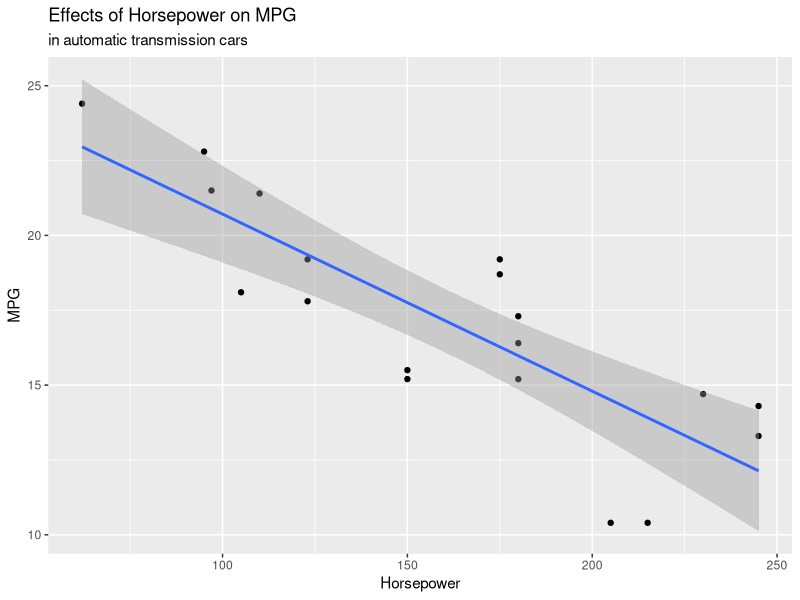
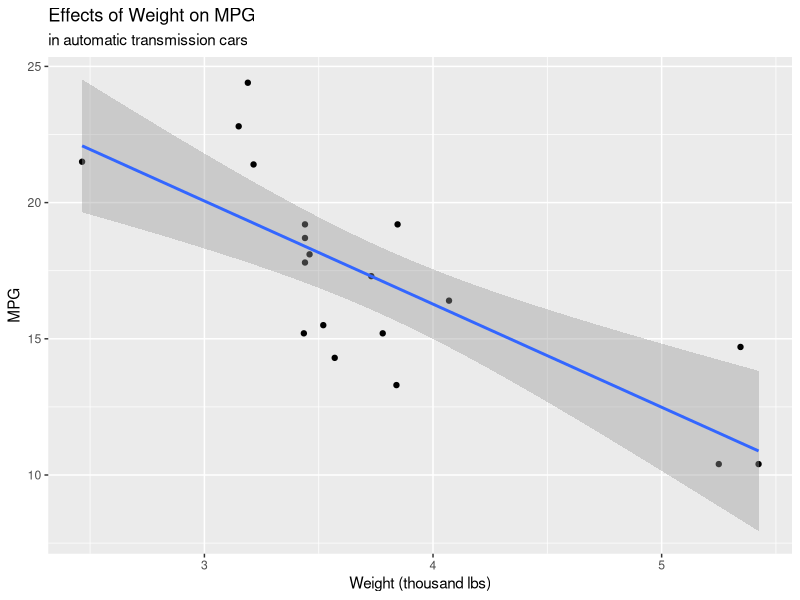
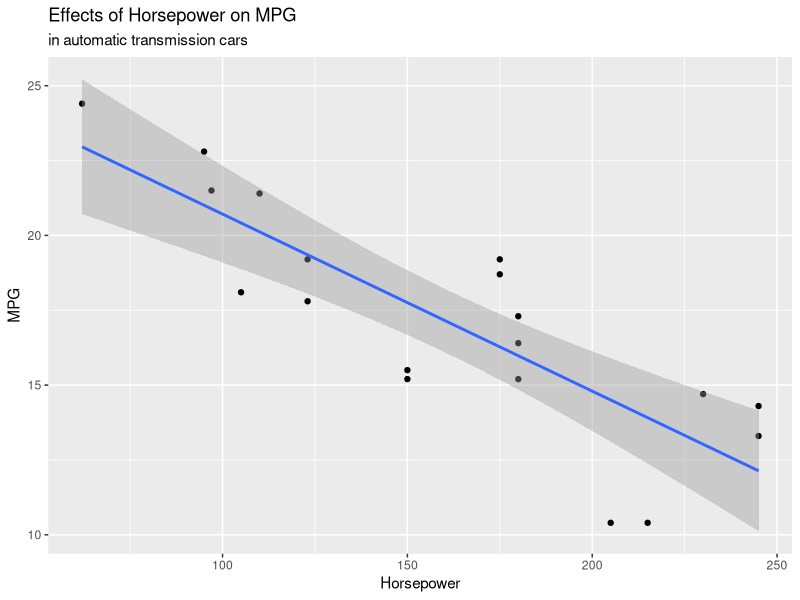
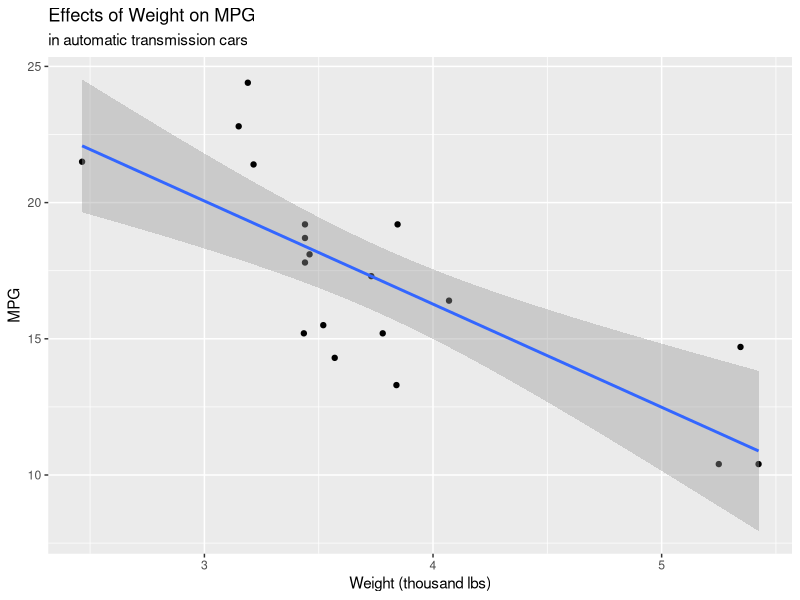

These charts were generated, in order, by the following R code:
data("mtcars")
str(mtcars)

auto_only <- mtcars[mtcars$am == "0",]
write.csv(auto_only, "../Assignment_6/automatic_mtcars.csv")

library(ggplot2)

ggplot(auto_only, aes(x=hp, y=mpg)) + 
  geom_point() + geom_smooth(method = "lm") +
  labs(title = "Effects of Horsepower on MPG", x = "Horsepower", y = "MPG", subtitle = "in automatic transmission cars")
ggsave("../Assignment_6/mpg_vs_hp_auto.tiff")

ggplot(auto_only, aes(x=wt, y=mpg)) + 
  geom_point() + geom_smooth(method = "lm") +
  labs(title = "Effects of Weight on MPG", x = "Weight (thousand lbs)", y = "MPG", subtitle = "in automatic transmission cars")
ggsave("../Assignment_6/mpg_vs_wt_auto.tiff")

displacement <- mtcars[mtcars$disp <= 200,]
write.csv(displacement, "../Assignment_6/mtcars_max200_displ.csv")

disp_max <- max(displacement$mpg)
mtcars_max <- max(mtcars$mpg)
auto_max <- max(auto_only$mpg)

write.table(auto_max, "../Assignment_6/hp_maximums.txt", col.names = FALSE)
write.table(disp_max, "../Assignment_6/hp_maximums.txt", append = TRUE, col.names = FALSE)
write.table(mtcars_max, "../Assignment_6/hp_maximums.txt", append = TRUE, col.names = FALSE)



